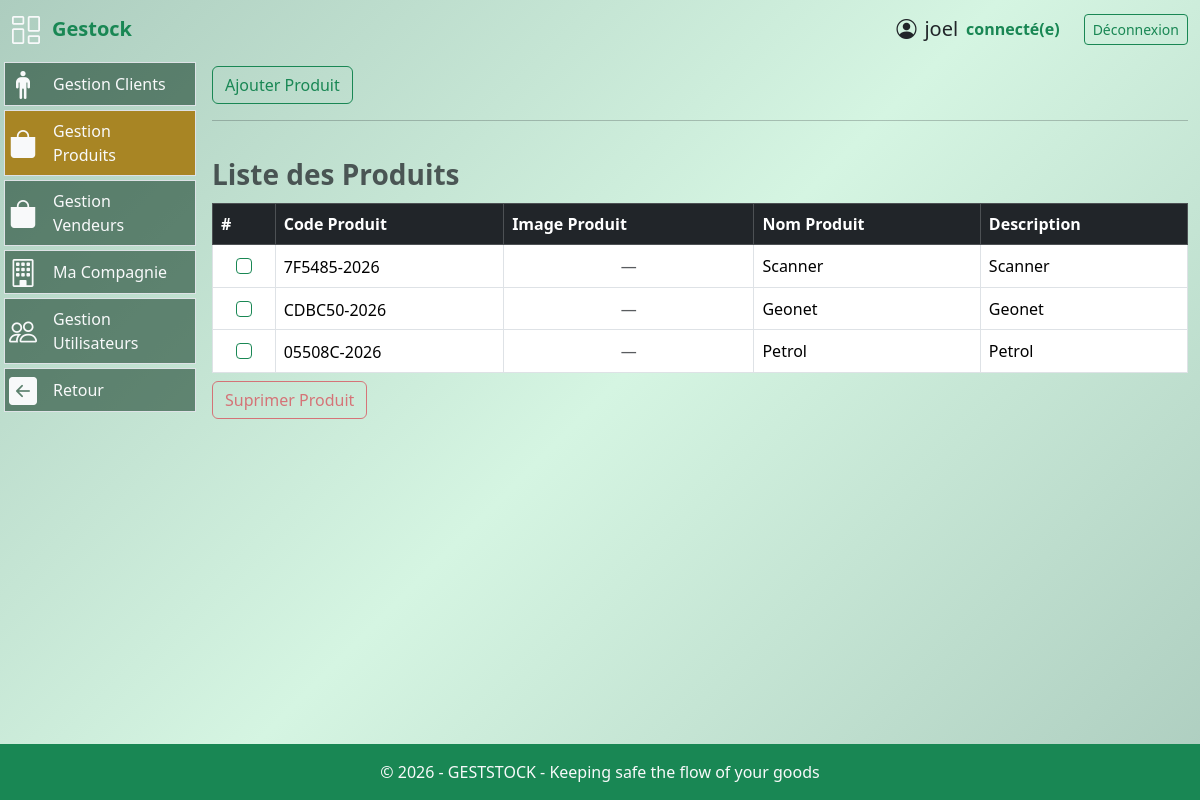
Screenshot of /gestion_materiel/produit (signed in) with the database file from the repository.
### models.py (models this page shows, shortened)
class User(UserMixin, db.Model):
  id = db.Column(db.Integer, primary_key=True)
  username = db.Column(db.String(64), index=True, nullable=False)
  email = db.Column(db.String(120), unique=True, nullable=False)
  password_hash = db.Column(db.String(256))
  role = db.Column(db.String(20), nullable=False, default='operateur')
  joined_at = db.Column(db.DateTime(), default = datetime.now(timezone.utc), index = True)
  must_change_password = db.Column(db.Boolean, default=False)
  __table_args__ = (
      db.UniqueConstraint('email', name='uq_user_email'),
  )

class Produit(db.Model):
  id = db.Column(db.Integer, primary_key=True)
  nom_produit = db.Column(db.String(128), nullable=False,index=True)
  code_produit = db.Column(db.String(256), nullable=False, unique=True)
  description = db.Column(db.String(256), nullable=False)
  image = db.Column(db.String(255), nullable=True)
  stocks = db.relationship("Stock", backref="produit", lazy=True)

### routes.py (the view, shortened to what this page needs)
@app.route('/gestion_materiel/produit', methods=['GET', 'POST'])
@login_required
def produit():
    form = ProduitForm(csrf_enabled=False)
    produits = Produit.query.order_by(Produit.nom_produit).all()
    return render_template('produit.html', form=form, produits=produits)

### forms.py
class ProduitForm(FlaskForm):
    image = FileField(
            "Image du produit",
            validators=[
                FileAllowed(
                    ['jpg', 'jpeg', 'png', 'webp'],
                    'Images uniquement (jpg, jpeg, png, webp)'
                )
            ]
        )
    description = TextAreaField(
            "Description",
            validators=[DataRequired()]
        )
    nom_produit = StringField('Nom produit', validators=[DataRequired()])
    stock = IntegerField(
        "Stock initial",
        default=0,
        validators=[
            NumberRange(min=0)
        ]
    )
    submit = SubmitField('Enregistrer')

### routes.py (called while the page is built)
@app.after_request
def disable_cache(response):
    response.headers["Cache-Control"] = "no-store, no-cache, must-revalidate, private"
    response.headers["Pragma"] = "no-cache"
    response.headers["Expires"] = "0"
    return response

@login_manager.user_loader
def load_user(user_id):
    return User.query.get(int(user_id))

@app.context_processor
def utility_processor():
    def is_active(prefix):
        return request.endpoint and prefix in request.endpoint
    return dict(is_active=is_active)

### templates/produit.html (shortened to what this page needs)
{% extends "base.html" %}
{% block content %}
<div class="py-2">
    <div class="row">
        <div class="col">
            <a class="btn btn-outline-success" data-bs-toggle="modal"
            data-bs-target="#addproduitmodal">Ajouter Produit</a>
        </div>
    </div>
  <hr>
  {% if produits %}
        <form action="{{ url_for('delete_produits') }}" method="post">
      <div class="table-responsive" style="max-height: 330px; overflow-y: auto;">
            <table class="table w-100 caption-top table-bordered px-1 align-middle
                  table-responsive my-2">
              <caption class="fs-3 fw-semibold">
                Liste des Produits
            </caption>
          <thead class="table-dark sticky-top">
            <tr>
              <th scope="col">#</th>
              <th scope="col">Code Produit</th>
              <th scope="col">Image Produit</th>
              <th scope="col">Nom Produit</th>
              <th scope="col">Description</th>
            </tr>
          </thead>
          <tbody>
            {% for produit in produits %}
            <tr class="produit-row"
                data-id="{{ produit.id }}"
                data-nom="{{ produit.nom_produit }}"
                data-description="{{ produit.description }}"
                data-stock="{{ produit.stock }}"
                style="cursor:pointer">
              <td class="text-center align-middle">
                <input class="form-check-input border-success produit-checkbox"
                name="produit_ids"
                type="checkbox" value="{{produit.id}}">
              </td>
              <td>
                <span class="align-middle">{{produit.code_produit}}</span>
              </td>
              <td class="text-center">
                {% if produit.image %}
                <img src="{{ produit.image }}"
                    style="max-height: 100px; object-fit: contain;"
                    class="img-fluid rounded border">
              {% else %}
                <span class="text-muted">—</span>
              {% endif %}
            </td>
              <td class="align-middle">
                <span>{{produit.nom_produit.capitalize()}}</span>
              </td>
              <td class="align-start">
                <span>{{produit.description.capitalize()}}</span>
              </td>
            </tr>
            {% endfor %}
          </tbody>
        </table>
      </div>
      <button type="submit" class="btn btn-outline-danger"
        onclick="return confirm('Voulez-vous supprimer ce ou ces produits ?')">Suprimer Produit
      </button>
      </form>
  </div>
  {% else %}
  <div class="alert alert-warning text-center">
          Aucun Produit enregistré pour le moment.
      </div>
  {% endif %}
</div>
{% endblock %}

### templates/base.html (shortened to what this page needs)
<!DOCTYPE html>
<html lang="fr">
<head>
    <link rel="stylesheet" href="/static/style/styles.css">
    <link rel="stylesheet" href="{{ url_for('static', filename='css/bootstrap.min.css') }}">
    <link rel="stylesheet" href="{{ url_for('static', filename='style/styles.css') }}">
    <link rel="stylesheet" href="https://cdn.jsdelivr.net/npm/bootstrap-icons@1.11.3/font/bootstrap-icons.css">
</head>
<body class="d-flex flex-column min-vh-100 bg-gradient-success">
    <header class="container-fluid py-2">
        <div class="row align-items-between">
            <div class="col-2 gap-2 d-flex align-items-center">
                    <i class="bi bi-columns-gap text-light fs-3"></i>
                <span class="fs-5 px-1 fw-semibold text-success">
                    Gestock
                </span>
            </div>
            <div class="col-10 d-flex gap-4 justify-content-end align-items-center">
                {% if current_user.is_authenticated %}
                    <div class="d-flex justify-content-end align-items-center ">
                        <span class="fs-5 d-flex justify-content-end mx-2 align-items-center">
                            <i class="bi bi-person-circle fs-5 mx-2"></i>
                            {{ current_user.username }}
                        </span>
                        <span class="fs-6 fw-semibold text-success">connecté(e)</span>
                    </div>
                    <div>
                        <a href="{{ url_for('logout') }}" class="btn btn-sm btn-outline-success">
                            Déconnexion
                        </a>
                    </div>
                {% endif %}
            </div>
        </div>
    </header>
    <main class="container-fluid flex-fill">
            <div class="row">
                {% if current_user.is_authenticated %}
                {% if request.path.startswith('/gestion_materiel') %}
                <nav class="col-3 col-md-2 p-1">
                            {% set active_pages = ['paiement', 'produit', 'client', 'dashboard', 'transaction', 'facture', 'stock', 'user'] %}
                        <ul class="nav flex-column gap-1">
                            {% if current_user.role in ["admin","operateur"] %}
                            <li class="nav-item  px-1  {{ 'active bg-nav2' if is_active('client') else '' }}
                                bg-nav-hover bg-nav border d-flex flex-fill justify-content-start align-items-center">
                                <i class="bi bi-person-standing text-light fs-3"></i>
                                <a class="nav-link active text-light" href="{{ url_for('client') }}">Gestion Clients</a>
                            </li>
                            <li class="{{ 'active bg-nav2' if is_active('produit') else '' }} nav-item bg-nav-hover bg-nav px-1 border d-flex flex-fill justify-content-start align-items-center">
                                <i class="bi bi-bag-fill text-light fs-3"></i>
                                <a class="nav-link text-light" href="{{url_for('produit')}}">Gestion Produits</a>
                            </li>
                            <li class="{{ 'active bg-nav2' if is_active('liste_vendeurs') else '' }} nav-item bg-nav-hover bg-nav px-1 border d-flex flex-fill justify-content-start align-items-center">
                                <i class="bi bi-bag-fill text-light fs-3"></i>
                                <a class="nav-link text-light" href="{{url_for('liste_vendeurs')}}">Gestion Vendeurs</a>
                            </li>
                            {% endif %}
                            {% if current_user.role == "admin" %}
                            <li class="{{ 'bg-nav2' if is_active('compagnie') else '' }} nav-item bg-nav-hover bg-nav px-1 border d-flex flex-fill justify-content-start align-items-center">
                                <i class="bi bi-building fs-3 text-light"></i>
                                <a class="nav-link text-light" href="{{url_for('compagnie')}}">Ma Compagnie</a>
                            </li>
                            <li class="{{ 'bg-nav2' if is_active('user') else '' }} nav-item bg-nav-hover bg-nav px-1 border d-flex flex-fill justify-content-start align-items-center">
                                <i class="bi bi-people fs-3 text-light"></i>
                                <a class="nav-link text-light" href="{{url_for('user')}}">Gestion Utilisateurs</a>
                            </li>
                            {% endif %}
                            {% if current_user.role in ["admin","operateur"] %}
                            <li class="nav-item bg-nav-hover bg-nav px-1 border d-flex flex-fill justify-content-start align-items-center">
                                <i class="bi bi-arrow-left-square-fill text-light fs-3"></i>
                                {% if current_user.role == "admin" %}
                                <a class="nav-link text-light"  href="{{url_for('dashboard')}}">Retour</a>
                                {% else %}
                                <a class="nav-link text-light"  href="{{url_for('etat_stock')}}">Retour</a>
                                {% endif %}
                            </li>
                            {% endif %}
                        </ul>
                    </nav>
                    {% endif %}
                 {% endif %}
                  <section class="{% if current_user.is_authenticated %}col-9 col-md-10{% else %}col-12{% endif %}">
                     {% block content %}{% endblock %}
    </main>
    <footer class="bg-success text-light text-center py-3 mt-auto">
        <p class="mb-0">© 2026 - GESTSTOCK - Keeping safe the flow of your goods </p>
    </footer>
</body>
</html>

### static/style/styles.css (style rules this page uses)
body,html { min-height: 100%; }
.bg-gradient-success { background: linear-gradient(135deg, #adcdbf, #d5f5e2, #adcdbf); }
.bg-nav { background-color: #113a248f; }
.bg-nav2 { background-color: #a88524; }

### rows the page displays
User: username "joel"
Produit: code_produit "7F5485-2026", nom_produit "Scanner", description "Scanner"
Produit: code_produit "CDBC50-2026", nom_produit "Geonet", description "Geonet"
Produit: code_produit "05508C-2026", nom_produit "Petrol", description "Petrol"
